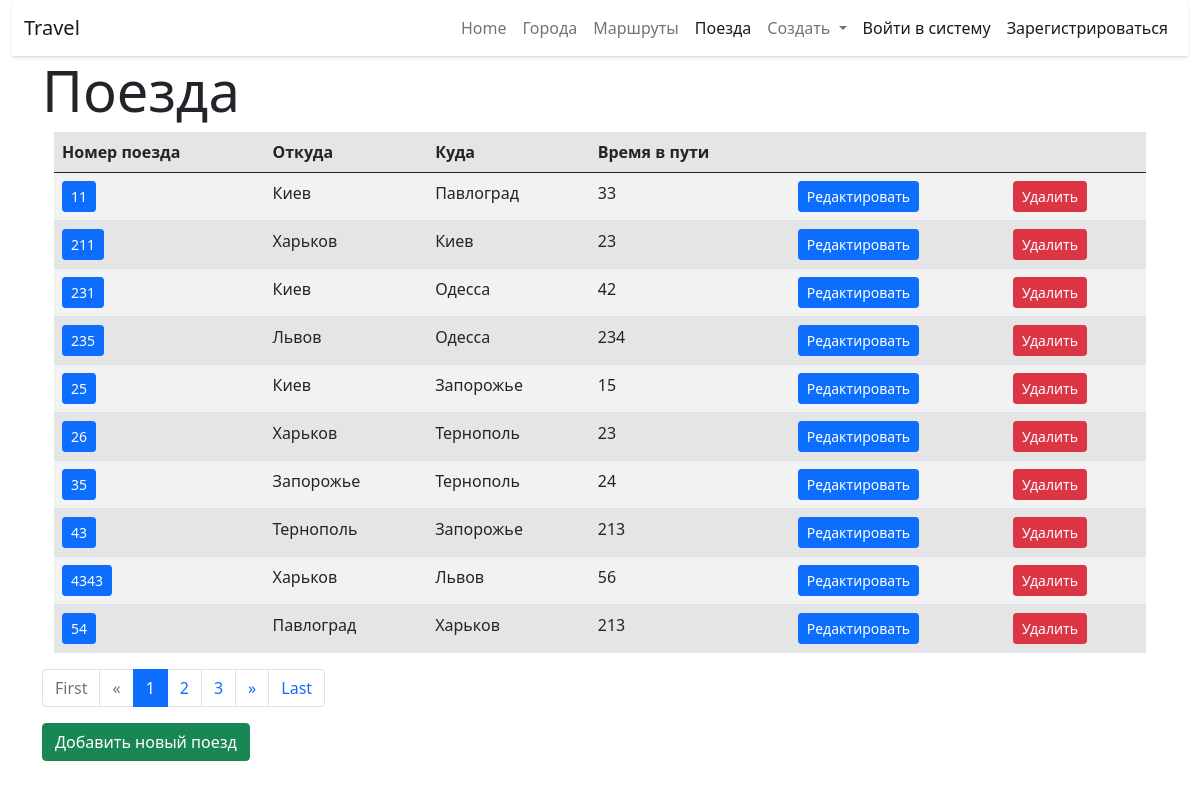
The app's page /trains/ with its own data.
### trains/models.py (models this page shows, shortened)
class Train(models.Model):
    name = models.CharField(max_length=100, unique=True, verbose_name='Номер поезда')
    from_city = models.ForeignKey(City, on_delete=models.CASCADE, verbose_name='Откуда', related_name='from_city')
    to_city = models.ForeignKey(City, on_delete=models.CASCADE, verbose_name='Куда', related_name='to_city')
    travel_time = models.IntegerField(verbose_name='Время в пути')
    class Meta:
        verbose_name = 'Поезд'
        verbose_name_plural = 'Поезда'
        ordering = ['name']

### cities/models.py (models this page shows)
class City(models.Model):
    name = models.CharField(max_length=100, unique=True, verbose_name='Город')
    def __str__(self):
        return self.name
    class Meta:
        verbose_name = 'Город'
        verbose_name_plural = 'Города'
        ordering = ['name']

### trains/views.py (the view)
# urls.py: path('', home, name='home'),
def home(request):
    trains = Train.objects.all()
    paginator = Paginator(trains, 10)
    page = request.GET.get('page')
    trains = paginator.get_page(page)
    return render(request, 'trains/home.html', {'objects_list': trains, 'paginator': paginator})

### trains/templates/trains/home.html (shortened to what this page needs)
{% extends "base.html" %}
{% block content %}
<h1 class="display-4">Поезда</h1>
    <div class="container-fluid">
        <div class="col-md-20 table-responsive">
        <table class="table table-striped table-active">
        <thead>
        <tr>
            <th>
                Номер поезда
            </th>
                        <th>
                Откуда
            </th>
                        <th>
                Куда
            </th>
                        <th>
                Время в пути
            </th>
                        <th>
            </th>
                        <th>
            </th>
        </tr>
        </thead>
        <tbody>
            {% for object in objects_list %}
                <tr>
                <td><a href="{% url 'train:detail' pk=object.pk %}"><button type="button" class="btn btn-primary btn-sm">{{ object.name }}</button></a></td>
                <td>{{ object.from_city }}</td>
                <td>{{ object.to_city }}</td>
                <td>{{ object.travel_time }}</td>
                <td><a href="{% url 'train:update' pk=object.pk %}"><button type="button" class="btn btn-primary btn-sm">Редактировать</button></a> </td>
                <td><a href="{% url 'train:delete' pk=object.pk %}"><button type="button" class="btn btn-danger btn-sm">Удалить</button></a> </td>
            {% endfor %}
            </tr>
        </tbody>
        </table>
        </div>
    </div>
{% if paginator.count > 10 %}
        <nav aria-label="...">
  <ul class="pagination">
      {% if objects_list.has_previous %}
      <li class="page-item ">
      <a class="page-link" href="?page=1">First</a>
    </li>
    <li class="page-item">
        <a class="page-link" href="?page={{ objects_list.previous_page_number }}"> &laquo; </a>
    </li>
        {% elif not objects_list.has_previous  %}
      <li class="page-item disabled">
      <a class="page-link" href="?page=1">First</a>
    </li>
    <li class="page-item disabled">
        <a class="page-link" href="?page=1"> &laquo; </a>
    </li>
      {% endif %}
    {% if objects_list.has_previous and objects_list.has_next %}
    <li class="page-item">
        <a class="page-link" href="?page={{  objects_list.previous_page_number }}">{{  objects_list.previous_page_number }}</a>
    </li>
    {% elif not objects_list.has_previous %}
        <li class="page-item active">
            <a class="page-link" href="?page={{  objects_list.number }}">{{  objects_list.number }}</a>
        </li>
    {% elif not objects_list.has_next %}
        <li class="page-item ">
            <a class="page-link" href="?page={{  objects_list.previous_page_number|add:-1 }}">{{  objects_list.previous_page_number|add:-1 }}</a>
        </li>
    {% endif %}
    {% if objects_list.has_previous and objects_list.has_next %}
      <li class="page-item active " aria-current="page">
      <a class="page-link " href="?page={{  objects_list.number }}">{{  objects_list.number }}</a>
    </li>
    {% elif not objects_list.has_previous %}
      <li class="page-item " aria-current="page">
      <a class="page-link " href="?page={{  objects_list.next_page_number }}">{{  objects_list.next_page_number }}</a>
    </li>
    {% elif not objects_list.has_next and objects_list.has_previous%}
        <li class="page-item">
            <a class="page-link" href="?page={{  objects_list.previous_page_number }}">{{  objects_list.previous_page_number }}</a>
        </li>
    {% endif %}
  {% if not objects_list.has_previous %}
    <li class="page-item">
        <a class="page-link" href="?page={{ objects_list.next_page_number|add:1 }}">{{ objects_list.next_page_number|add:1 }}</a>
    </li>
  {% elif objects_list.has_next and objects_list.has_previous %}
    <li class="page-item">
        <a class="page-link" href="?page={{ objects_list.next_page_number }}">{{ objects_list.next_page_number }}</a>
    </li>
  {% elif not objects_list.has_next %}
      <li class="page-item active">
          <a class="page-link" href="?page={{  objects_list.number }}">{{  objects_list.number }}</a>
      </li>
  {% endif %}
     {% if objects_list.has_next %}
      <li class="page-item">
      <a class="page-link" href="?page={{ objects_list.next_page_number }}">&raquo;</a>
    </li>
      <li class="page-item">
      <a class="page-link" href="?page={{ objects_list.paginator.num_pages }}">Last</a>
    </li>
      {% endif %}
  </ul>
</nav>
        {% endif %}
    <div>
    <div class="row">
        <a href="{% url 'train:add' %}"><button type="button" class="btn btn-success">Добавить новый поезд</button></a>
    </div>
    </div>
{% endblock %}

### records on screen
Train: name "11", from_city "Киев", to_city "Павлоград", travel_time "33"
Train: name "211", from_city "Харьков", to_city "Киев", travel_time "23"
Train: name "231", from_city "Киев", to_city "Одесса", travel_time "42"
Train: name "235", from_city "Львов", to_city "Одесса", travel_time "234"
Train: name "25", from_city "Киев", to_city "Запорожье", travel_time "15"
Train: name "26", from_city "Харьков", to_city "Тернополь", travel_time "23"
Train: name "35", from_city "Запорожье", to_city "Тернополь", travel_time "24"
Train: name "43", from_city "Тернополь", to_city "Запорожье", travel_time "213"
Train: name "4343", from_city "Харьков", to_city "Львов", travel_time "56"
Train: name "54", from_city "Павлоград", to_city "Харьков", travel_time "213"

### other values on screen
{{ objects_list.number }} "1"
{{ objects_list.next_page_number }} "2"
{{ objects_list.next_page_number|add:1 }} "3"
